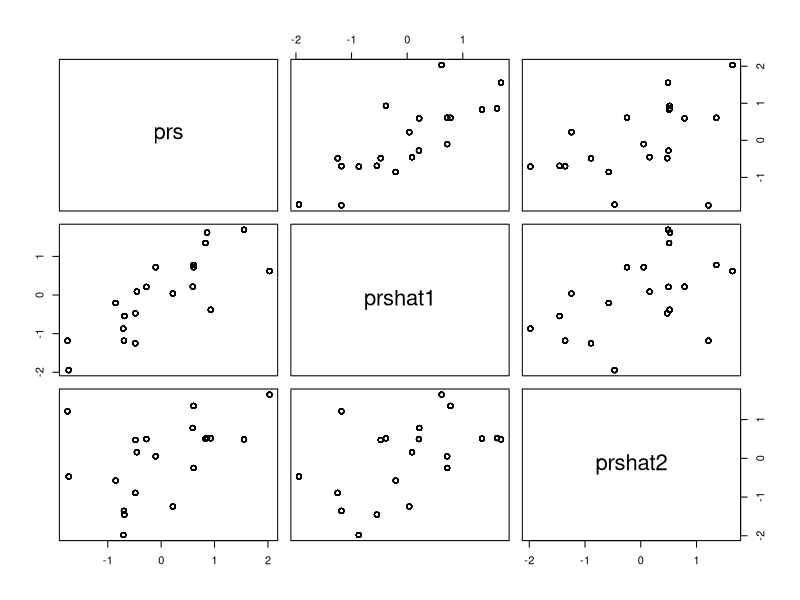
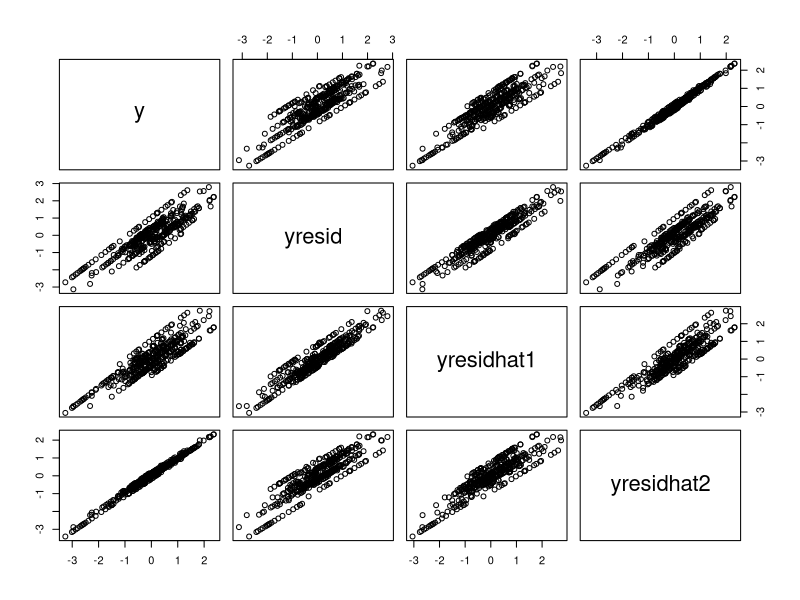
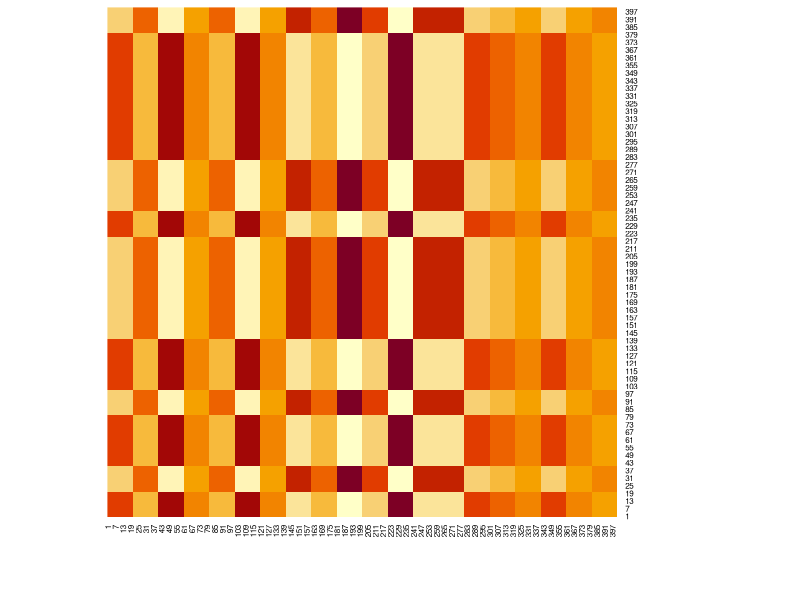
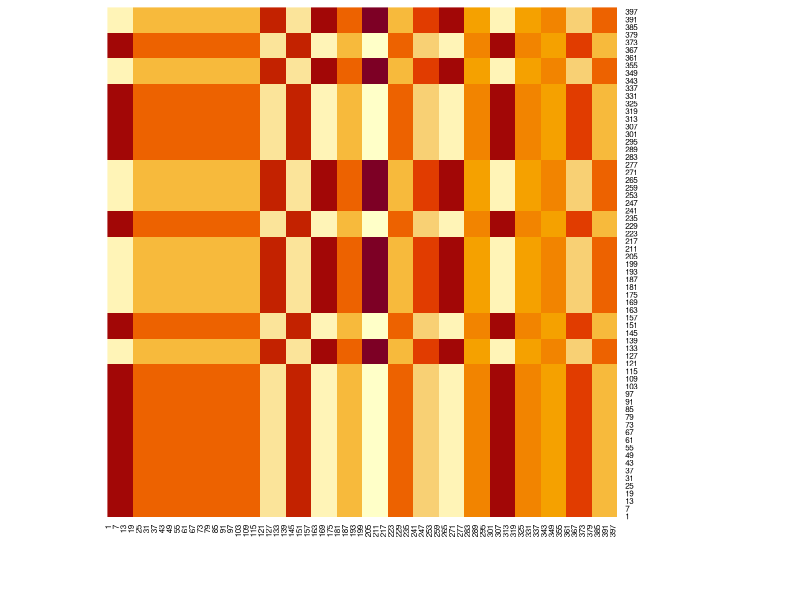
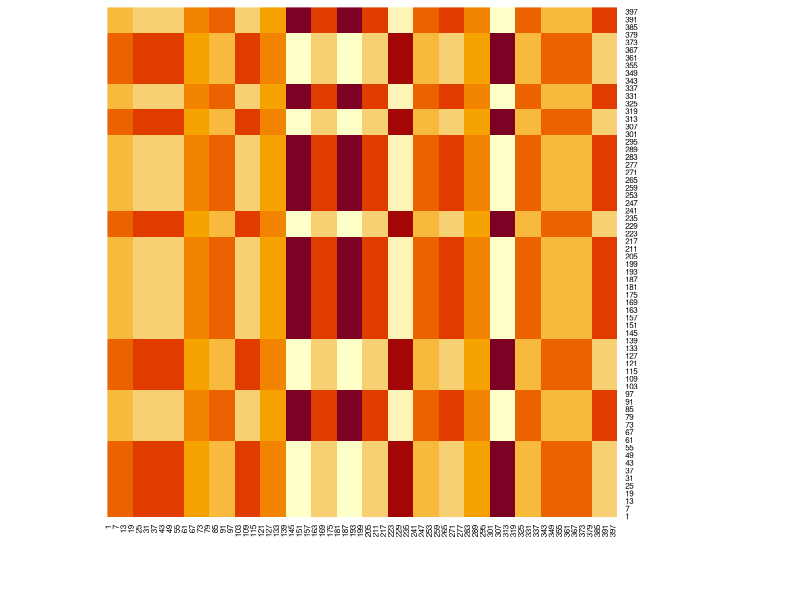
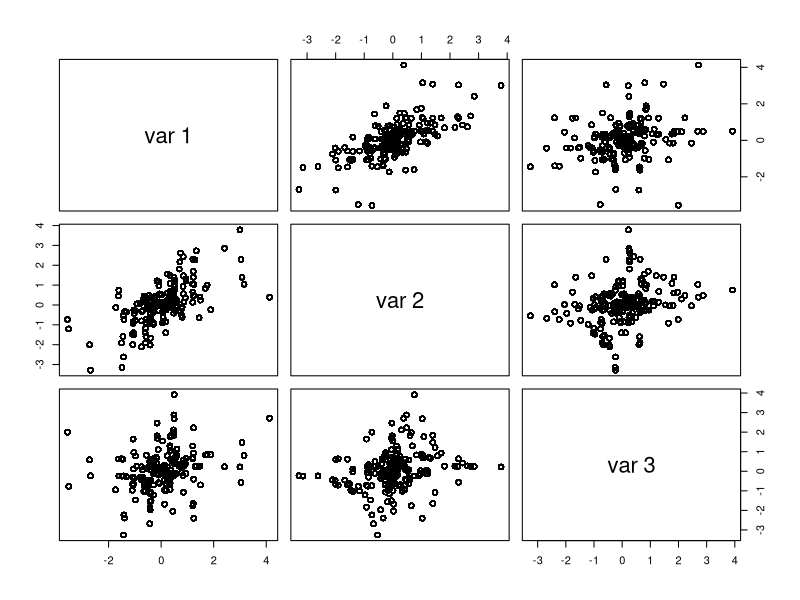
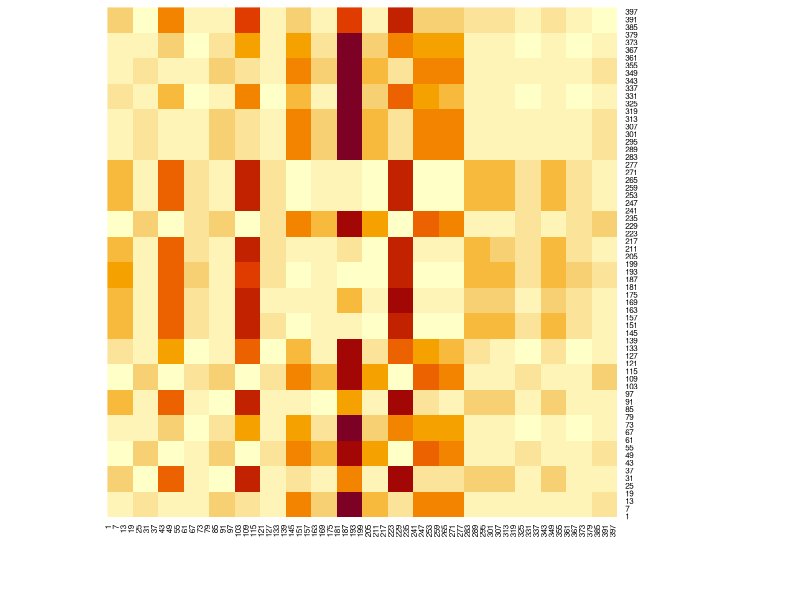
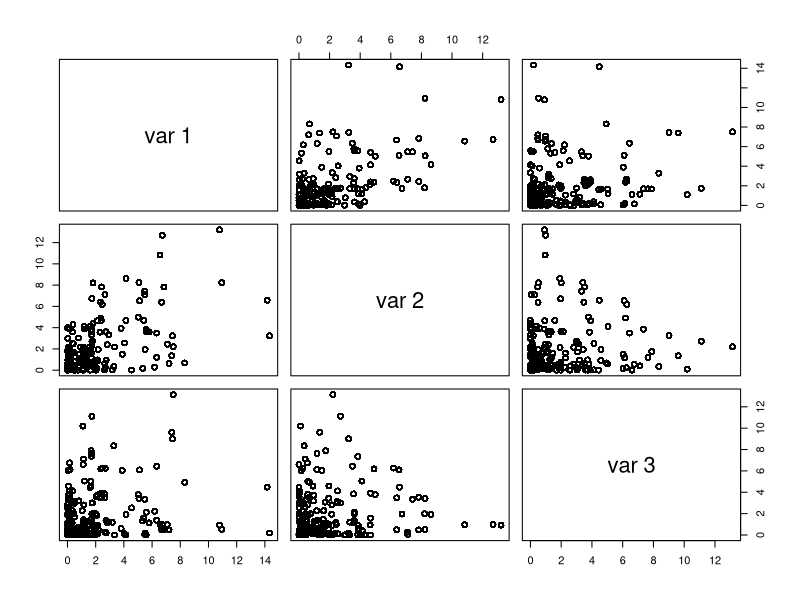

Write R code to recreate these figures, in order. (Note: this script raises an error after producing the figures.)
## ---- chunk 1
library(dplyr)
library(ggplot2)

group_size <- 20
ngroup <- 20
n <- group_size * ngroup
p <- 100
g <- matrix(rbinom(ngroup * p, 2, 0.5), ngroup, p)
betas <- rnorm(p)
fam_effect <- rnorm(ngroup, sd=1) %>% rep(., each=group_size)

prs <- rep(scale(g %*% betas), each=group_size)
e <- rnorm(n)
y <- (prs + fam_effect + e) %>% scale %>% drop
## ---- chunk 2
betahat <- rnorm(p, betas)
prshat1 <- rep(scale(g %*% betahat), each=group_size)
prshat2 <- rep(scale(g[,1:(p/2)] %*% betas[1:(p/2)]), each=group_size)
## ---- chunk 3
pairs(cbind(prs, prshat1, prshat2))
## ---- chunk 4
yresid <- residuals(lm(y ~ prs)) %>% scale %>% drop
yresidhat1 <- residuals(lm(y ~ prshat1)) %>% scale %>% drop
yresidhat2 <- residuals(lm(y ~ prshat2)) %>% scale %>% drop
pairs(cbind(y, yresid, yresidhat1, yresidhat2))
## ---- chunk 5
prshat1_outer <- prshat1 %*% t(prshat1)
heatmap(prshat1_outer, Rowv=NA, Colv=NA)

prshat2_outer <- prshat2 %*% t(prshat2)
heatmap(prshat2_outer, Rowv=NA, Colv=NA)

prs_outer <- prs %*% t(prs)
heatmap(prs_outer, Rowv=NA, Colv=NA)
## ---- chunk 6
pairs(cbind(c(prs_outer), c(prshat1_outer), c(prshat2_outer)))
## ---- chunk 7
prshat1_sd <- outer(prshat1, prshat1, function(a, b) (a-b)^2)
prshat2_sd <- outer(prshat2, prshat2, function(a, b) (a-b)^2)
prs_sd <- outer(prs, prs, function(a, b) (a-b)^2)

heatmap(prshat1_sd, Rowv=NA, Colv=NA)
## ---- chunk 8
pairs(cbind(c(prs_sd), c(prshat1_sd), c(prshat2_sd)))
## ---- chunk 9
drm <- function(g, y) {
  y.i <- tapply(y, g, median, na.rm=T)  
  z.ij <- abs(y - y.i[g+1])
  summary(lm(z.ij ~ g))$coef %>%
    as_tibble() %>%
    slice(2) %>%
    mutate(method="drm")
}

add <- function(g, y) {
    summary(lm(y ~ g))$coef %>%
    as_tibble() %>%
    slice(2) %>%
    mutate(method="add")
}

## ---- chunk 10
params <- expand.grid(
    y_options = c("y", "yresid", "yresidhat1", "yresidhat2"),
    method_options = c("drm", "add"),
    stringsAsFactors=FALSE
)

sims <- lapply(1:1000, \(i) {
    SNP <- rep(rbinom(ngroup, 2, 0.5), each = group_size)
    lapply(1:nrow(params), \(j) {
        m <- get(params$method_options[j])
        yo <- get(params$y_options[j])
        m(SNP, yo) %>% mutate(what = params$y_options[j])
    }) %>% bind_rows()

}) %>% bind_rows()
names(sims) <- c("b", "se", "tval", "pval", "method", "what")
sims
## ---- chunk 11
sims %>% group_by(method, what) %>% summarise(b=mean(abs(b)), se=mean(se), pval=mean(pval), tval=mean(abs(tval)))
## ---- chunk 12
ggplot(sims, aes(x=b)) +
geom_density(aes(fill=what), alpha=0.5) +
facet_grid(method ~ .)
## ---- chunk 13
library(lme4)
fam <- rep(1:ngroup, each=group_size)
summary(lmer(y ~ SNP + (1 | fam)))
summary(lm(y ~ SNP))
summary(lm(y[(1:ngroup - 1) * group_size + 1] ~ SNP[(1:ngroup - 1) * group_size + 1]))

sqrt(var(y) / (var(SNP) * ngroup))
sqrt(var(y) / (var(SNP) * ngroup * group_size))
## ---- chunk 14
sims2 <- lapply(1:1000, \(i) {
    # SNP <- rep(rbinom(ngroup, 2, 0.5), each = group_size)
    SNP <- rbinom(ngroup * group_size, 2, 0.5)
    lapply(1:nrow(params), \(j) {
        m <- get(params$method_options[j])
        yo <- get(params$y_options[j])
        m(SNP, yo) %>% mutate(what = params$y_options[j])
    }) %>% bind_rows()

}) %>% bind_rows()
names(sims2) <- c("b", "se", "tval", "pval", "method", "what")
sims2 %>% group_by(method, what) %>% summarise(b=mean(abs(b)), se=mean(se), pval=mean(pval), tval=mean(abs(tval)))

ggplot(sims2, aes(x=b)) +
geom_density(aes(fill=what), alpha=0.5) +
facet_grid(method ~ .)
## ---- chunk 15
sims3 <- lapply(1:1000, \(i) {
    SNP <- rep(rbinom(ngroup, 2, 0.5), each = group_size) %>% sample()
    # SNP <- rbinom(ngroup * group_size, 2, 0.5)
    lapply(1:nrow(params), \(j) {
        m <- get(params$method_options[j])
        yo <- get(params$y_options[j])
        m(SNP, yo) %>% mutate(what = params$y_options[j])
    }) %>% bind_rows()

}) %>% bind_rows()
names(sims3) <- c("b", "se", "tval", "pval", "method", "what")

sims3 %>% group_by(method, what) %>% summarise(b=mean(abs(b)), se=mean(se), pval=mean(pval), tval=mean(abs(tval)))

ggplot(sims3, aes(x=b)) +
geom_density(aes(fill=what), alpha=0.5) +
facet_grid(method ~ .)
## ---- chunk 16
drm <- function(g, y, gr=g) {
  y.i <- tapply(y, g, median, na.rm=T)  
  z.ij <- abs(y - y.i[g+1])
  summary(lm(z.ij ~ gr))$coef %>%
    as_tibble() %>%
    slice(2) %>%
    mutate(method="drm")
}

add <- function(g, y, nothing=NULL) {
    summary(lm(y ~ g))$coef %>%
    as_tibble() %>%
    slice(2) %>%
    mutate(method="add")
}

params <- expand.grid(
    y_options = c("y", "yresid", "yresidhat1", "yresidhat2"),
    method_options = c("drm", "add"),
    stringsAsFactors=FALSE
)

params <- mutate(params, prs=case_when(y_options=="y" ~ "vec", y_options=="yresid" ~ "prs", y_options == "yresidhat1" ~ "prshat1", y_options == "yresidhat2" ~ "prshat2"))
vec <- rnorm(length(y), 0, sd=0.001)
j <- 1
sims <- lapply(1:1000, \(i) {
    message(i)
    SNP <- rep(rbinom(ngroup, 2, 0.5), each = group_size)
    lapply(1:nrow(params), \(j) {
        m <- get(params$method_options[j])
        yo <- get(params$y_options[j])
        p <- get(params$prs[j])
        SNP_resid <- residuals(lm(SNP ~ p))
        m(SNP, yo, SNP_resid) %>% mutate(what = params$y_options[j])
    }) %>% bind_rows()

}) %>% bind_rows()
names(sims) <- c("b", "se", "tval", "pval", "method", "what")
sims
## ---- chunk 17
sessionInfo()
